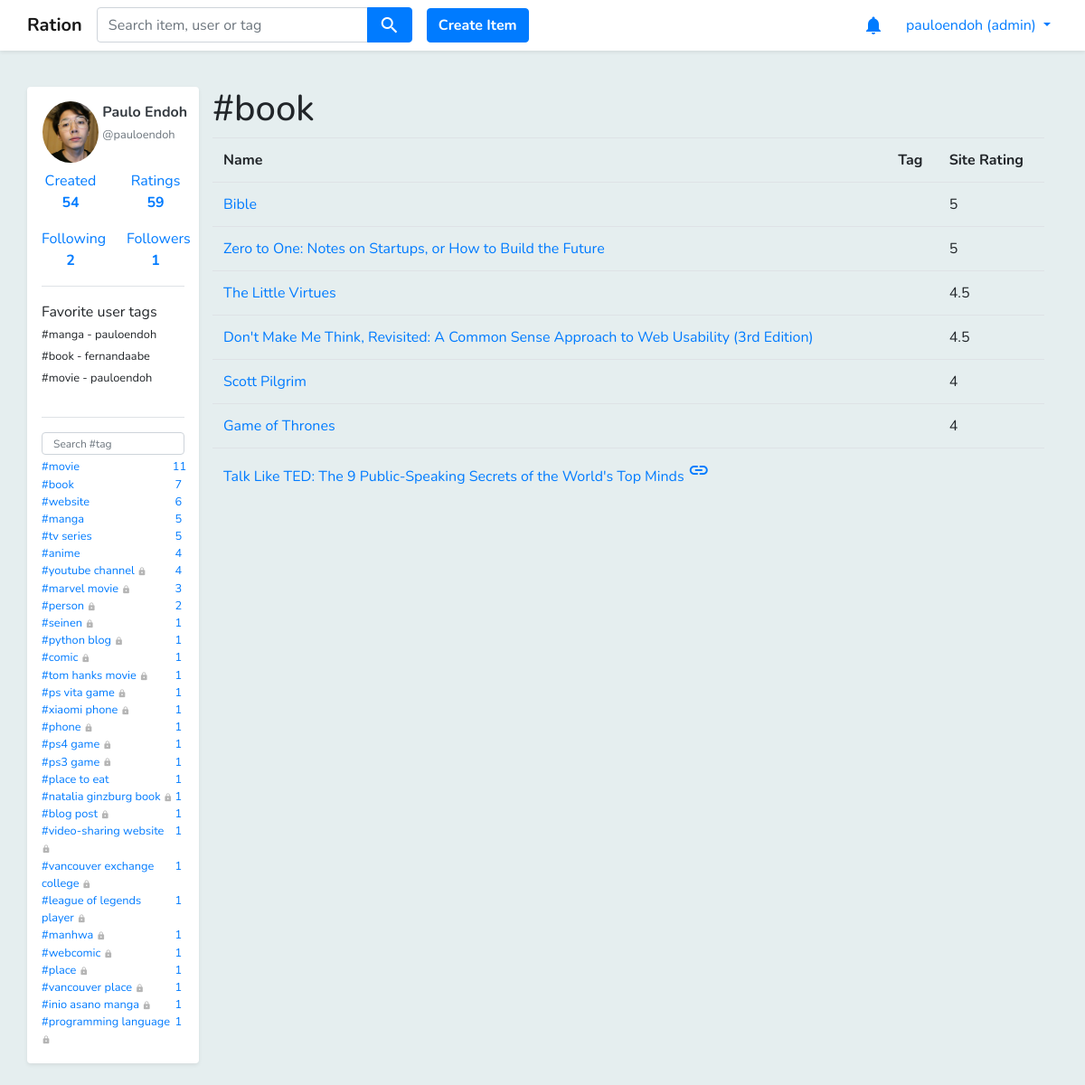
Screenshot of /items?tag=book (signed in) with the database file from the repository.
### core/models.py (models this page shows, shortened)
class Profile(models.Model):
    user = models.OneToOneField(
        User,
        related_name='profile',
        on_delete=models.CASCADE,
        primary_key=True
    )
    fullname = models.CharField(max_length=100)
    picture = models.ImageField(upload_to='profile_pics', blank=True, default="profile_pics/default.png")
    bio = models.TextField(null=True, blank=True)
    location = models.TextField(null=True, blank=True)
    website = models.TextField(null=True, blank=True)

class User_Item(models.Model):
    user = models.ForeignKey(User, related_name='user_items', on_delete=models.CASCADE)
    item = models.ForeignKey(Item, related_name='user_items', on_delete=models.CASCADE)
    rating = models.FloatField(validators=[MinValueValidator(1), MaxValueValidator(5)], null=True, blank=True)
    interest = models.FloatField(validators=[MinValueValidator(1), MaxValueValidator(3)], null=True, blank=True)

class Following(models.Model):
    follower = models.ForeignKey(User, on_delete=models.CASCADE)
    user_tag = models.ForeignKey(User_Tag, on_delete=models.CASCADE)

class User_Tag(models.Model):
    user = models.ForeignKey(User, on_delete=models.CASCADE)
    tag = models.ForeignKey(Tag, on_delete=models.CASCADE)
    item_count = models.IntegerField()
    is_private = models.NullBooleanField()

class Favorite_User_Tag(models.Model):
    user = models.ForeignKey(User, related_name='favorite_user_tags', on_delete=models.CASCADE)
    user_tag = models.ForeignKey(User_Tag, on_delete=models.CASCADE)

class Tag(models.Model):
    name = models.TextField()
    is_official = models.BooleanField(default=0)

class Item(models.Model):
    name = models.CharField(max_length=255)
    description = models.TextField(null=True, blank=True)
    url = models.CharField(max_length=255, null=True, blank=True)
    is_official = models.BooleanField(default=0)
    tags = models.ManyToManyField(Tag, related_name='items', blank=True)
    creator = models.ForeignKey(User, on_delete=models.CASCADE)
    created_at = models.DateTimeField(auto_now_add=True)
    image = models.ImageField(upload_to='item_icons', blank=True, default="item_icons/default.png")
    avg_rating = models.FloatField(null=True)
    avg_interest = models.FloatField(null=True)

### core/views.py (the view)
# urls.py: path('items', views.items, name='items'),
def items(request):
    if request.GET.get('tag'):
        tag_name = request.GET.get('tag')
        tag = get_object_or_404(Tag, name=tag_name)
        items = tag.items.all().order_by('-avg_rating')
    else:
        items = Item.objects.all().order_by('-avg_rating')
    return render(request, 'items.html', {'items': items})

### core/models.py (called while the page is built)
def get_user_tag_list(self):
    user_tag_list = User_Tag.objects.filter(user=self).order_by('-item_count')
    return user_tag_list

def get_followers(self):
    followers = []
    user_tags = User_Tag.objects.filter(user=self)
    for user_tag in user_tags:
        followings = Following.objects.filter(user_tag=user_tag)
        for following in followings:
            in_list = False
            for follower in followers:
                if follower.id == following.follower.id:
                    in_list = True
            if not in_list:
                followers.append(following.follower)
    return followers

def new_notifications_count(self):
    count = 0
    notifications = Notification.objects.filter(user=self)
    for notification in notifications:
        if notification.is_new:
            count += 1
    return count

### core/templatetags/utils.py (called while the page is built)
@register.simple_tag
def get_follower_count_by_user(user):
    followers = user.get_followers()
    return len(followers)

@register.simple_tag
def get_following_count_by_user(user):
    followings = Following.objects.filter(follower=user)
    user_followings = []
    for following in followings:
        inside_list = False
        for user_following in user_followings:
            if following.user_tag.user.id == user_following.id:
                inside_list= True
        if not inside_list:
            user_followings.append(following.user_tag.user)
    return len(user_followings)

@register.simple_tag
def get_created_item_count_by_user(user):
    count = Item.objects.filter(creator=user).count()
    return count

### templates/items.html
{% extends "base.html" %}
{% block content %}
<div class="mt-3 pb-2 container">
    <div class="row">
        {% include 'includes/left_container.html' %}
        <div class="col-10">
            {% if request.GET.tag %}
            <h1>#{{ request.GET.tag }}</h1>
            {% else %}
            <h1>All items</h1>
            {% endif %}
            <table class="table">
                <tr>
                    <th class="align-middle">Name</th>
                    <th class="align-middle">Tag</th>
                    <th class="align-middle">Site Rating</th>
                </tr>
                {% for item in items %}
                <tr>
                    <td class="align-middle">
                        <a href="{% url 'item' item.id %}">{{ item.name }}</a>
                        {% if item.url %}
                        <a href="{{ item.url }}" target="_blank"><i class="material-icons">link</i></a>
                        {% endif %}
                    </td>
                    <td class="align-middle">{{ item.tag }}</td>
                    <td class="align-middle">{{ item.avg_rating|floatformat }}</td>
                </tr>
                {% endfor %}
            </table>
        </div>
    </div>
</div>
{% endblock %}

### templates/base.html (shortened to what this page needs)
{% load staticfiles %}
<!DOCTYPE html>
<html lang="en">
<head>
    <link rel="stylesheet" href="{% static 'styles/bootstrap.css' %}">
    <link rel="stylesheet" href="https://use.fontawesome.com/releases/v5.0.13/css/all.css"
>
    <link rel="stylesheet" href="{% static 'styles/jquery-ui.css' %}" type="text/css" media="all"/>
    <link href="{% static 'styles/main.css' %}" rel="stylesheet">
</head>
<body class="body">
<div class="pt-5"></div>
<div class="pt-2"></div>
<nav class="navbar fixed-top navbar-expand-sm bg-white navbar-light shadow-sm ">
    <div class="container pl-0 pr-0 ">
        <ul class="navbar-nav mr-auto">
            <li class="nav-item ">
                <a class="navbar-brand font-weight-bold" href="{% url 'home' %}">Ration</a>
            </li>
            <li class="nav-item">
                <form method="get" action="{% url 'search' %}">
                    <div class="input-group ui-widget">
                        <input id='search-box' type="text" class="form-control text-italic" name="q"
                               placeholder="Search item, user or tag" required
                               />
                        <div class="input-group-append">
                            <button class="btn btn-primary"><i class="material-icons align-middle">search</i></button>
                        </div>
                    </div>
                </form>
            </li>
            {% if request.user.is_authenticated %}
            <div class="pl-3 align-self-center">
                <a href="{% url 'create_item' %}">
                    <button type="button" class="btn btn-primary rounded font-weight-bold">Create Item</button>
                </a>
            </div>
            {% endif %}
        </ul>
        <ul class="navbar-nav">
            {% if request.user.is_authenticated %}
            <li class="nav-item pr-3">
                <a class="nav-link p-0" href="{% url 'notifications' %}">
                    <i class="material-icons pt-2 text-primary">
                    </i>
                </a>
            </li>
            <li class="nav-item dropdown">
                <a class="nav-link dropdown-toggle text-primary" href="#" id="navbardrop"
                   data-toggle="dropdown">
                    {{ request.user.username }}
                    {% if request.user.is_superuser %}
                    (admin)
                    {% endif %}
                </a>
            </li>
            {% endif %}
        </ul>
    </div>
</nav>
{% block content %}{% endblock %}
</body>
</html>

### templates/includes/left_container.html (shortened to what this page needs)
{% load utils %}
<div class="col-2 pl-0 pr-0">
    {% if request.user.is_authenticated %}
    <div class="bg-white pl-3 pr-3 shadow-sm rounded">
        <div class="pt-3">
            {% if user.is_authenticated %}
            <div class="row">
                <div class="col-5 pl-3 pr-0">
                    <a href="{% url 'user' user.username %}">
                        <img class="rounded-circle w-100" src="/media/{{ user.profile.picture }}"/>
                    </a>
                </div>
                <div class="col-7 pl-1 pr-2">
                    <p>
                        <a href="{% url 'user' user.username %}" class="text-dark no-underline">
                            <b>{{ user.profile.fullname }}</b>
                            <br>
                            <small class="text-muted d-inline">@{{ user.username }}</small>
                        </a>
                    </p>
                </div>
            </div>
            <div class="row">
                <div class="col-6">
                    <div class="align-self-center">
                        <a class="nav-link text-center pl-0 pr-0 {% if '/created' in request.path %}font-weight-bold{% endif %}"
                           href="{% url 'user_created_item_list' user.username %}">Created
                            <br>
                            <b>
                                {%get_created_item_count_by_user user%}
                            </b>
                        </a>
                    </div>
                </div>
                <div class="col-6">
                    <div class="align-self-center">
                        <a class="nav-link text-center pl-0 pr-0  {% if '/ratings' in request.path %}font-weight-bold{% endif %}"
                           href="{% url 'rating_list' user.username %}">Ratings<br><b>{{user.user_items.all|length}}</b>
                        </a>
                    </div>
                </div>
            </div>
            <div class="row">
                <div class="col-6">
                    <div class="align-self-center">
                        <a class="nav-link text-center pl-0 pr-0  {% if '/following' in request.path %}font-weight-bold{% endif %}"
                           href="{% url 'following_list' user.username %}">Following
                            <br>
                            <b> {% get_following_count_by_user user %}</b>
                        </a>
                    </div>
                </div>
                <div class="col-6">
                    <div class="align-self-center">
                        <a class="nav-link text-center pl-0 pr-0  {% if '/followers' in request.path %}font-weight-bold{% endif %}"
                           href="{% url 'follower_list' user.username %}">Followers<br>
                            <b>{% get_follower_count_by_user user %}</b>
                        </a>
                    </div>
                </div>
            </div>
            {% if user == request.user and user.favorite_user_tags.count > 0 %}
            <div class="mt-2 mb-3 container border-top"></div>
            Favorite user tags
            <ul class="no-bullets pl-0 pb-3">
                {% for favorite_user_tag in user.favorite_user_tags.all %}
                <li>
                    <small>
                        #{{ favorite_user_tag.user_tag.tag.name }} -
                        {{ favorite_user_tag.user_tag.user.username }}
                    </small>
                </li>
                {% endfor %}
            </ul>
            {% endif %}
            <div class="mt-2 mb-3 container border-top"></div>
            <ul class="no-bullets pl-0 pb-3">
                <div class="form-group mb-1">
                    <input class="form-control user-tag-filter" type="text" placeholder="Search #tag"/>
                </div>
                {% for user_tag in user.get_user_tag_list %}
                {% if user_tag.user == request.user %}
                <li>
                    <small>
                        <a href="{% url 'rating_list' user.username %}?tag={{ user_tag.tag.name }}">
                            <div class="row no-gutters">
                                <div class="col-11">
                                    #{{ user_tag.tag.name }}
                                    {% if user_tag.is_private %}
                                    <i class="material-icons align-middle" style="font-size: 10px; color: #b5b5b5; ">
                                    </i>
                                    {% endif %}
                                </div>
                                <div class="col-1 text-center">
                                    {{ user_tag.item_count }}
                                </div>
                            </div>
                        </a>
                    </small>
                </li>
                {% endif %}
                {% endfor %}
            </ul>
            {% endif %}
        </div>
    </div>
    {% endif %}
</div>

### static/styles/main.css (style rules this page uses)
.no-underline:link { text-decoration:none; }
#search-box { width:300px; }
.no-bullets { list-style-type: none; }
.body { background-color: #e5eeef; }
.user-tag-filter { height: 25px; font-size: 12px; }

### rows the page displays
Favorite_User_Tag: user_tag.tag.name "manga", user_tag.user.username "pauloendoh"
Favorite_User_Tag: user_tag.tag.name "book", user_tag.user.username "fernandaabe"
Favorite_User_Tag: user_tag.tag.name "movie", user_tag.user.username "pauloendoh"
User_Tag: tag.name "movie", item_count "11"
User_Tag: tag.name "book", item_count "7"
User_Tag: tag.name "website", item_count "6"
User_Tag: tag.name "manga", item_count "5"
User_Tag: tag.name "tv series", item_count "5"
User_Tag: tag.name "anime", item_count "4"
User_Tag: tag.name "youtube channel", is_private True (drawn), item_count "4"
User_Tag: tag.name "marvel movie", is_private True (drawn), item_count "3"
User_Tag: tag.name "person", is_private True (drawn), item_count "2"
User_Tag: tag.name "seinen", is_private True (drawn), item_count "1"
User_Tag: tag.name "python blog", is_private True (drawn), item_count "1"
User_Tag: tag.name "comic", is_private True (drawn), item_count "1"
User_Tag: tag.name "tom hanks movie", is_private True (drawn), item_count "1"
User_Tag: tag.name "ps vita game", is_private True (drawn), item_count "1"
User_Tag: tag.name "xiaomi phone", is_private True (drawn), item_count "1"
User_Tag: tag.name "phone", is_private True (drawn), item_count "1"
User_Tag: tag.name "ps4 game", is_private True (drawn), item_count "1"
User_Tag: tag.name "ps3 game", is_private True (drawn), item_count "1"
User_Tag: tag.name "place to eat", item_count "1"
User_Tag: tag.name "natalia ginzburg book", is_private True (drawn), item_count "1"
User_Tag: tag.name "blog post", is_private True (drawn), item_count "1"
User_Tag: tag.name "video-sharing website", is_private True (drawn), item_count "1"
User_Tag: tag.name "vancouver exchange college", is_private True (drawn), item_count "1"
User_Tag: tag.name "league of legends player", is_private True (drawn), item_count "1"
User_Tag: tag.name "manhwa", is_private True (drawn), item_count "1"
User_Tag: tag.name "webcomic", is_private True (drawn), item_count "1"
User_Tag: tag.name "place", is_private True (drawn), item_count "1"
User_Tag: tag.name "vancouver place", is_private True (drawn), item_count "1"
User_Tag: tag.name "inio asano manga", is_private True (drawn), item_count "1"
User_Tag: tag.name "programming language", is_private True (drawn), item_count "1"
Tag: GET.tag "book"
Item: name "Bible", avg_rating "5"
Item: name "Zero to One: Notes on Startups, or How to Build the Future", avg_rating "5"
Item: name "The Little Virtues", avg_rating "4.5"
Item: name "Don't Make Me Think, Revisited: A Common Sense Approach to Web Usability (3rd Edition)", avg_rating "4.5"
Item: name "Scott Pilgrim", avg_rating "4"
Item: name "Game of Thrones", avg_rating "4"
Item: name "Talk Like TED: The 9 Public-Speaking Secrets of the World's Top Minds"

### other values shown
{{ request.user.username }} "pauloendoh"
{{ user.profile.fullname }} "Paulo Endoh"
{{ user.username }} "pauloendoh"
{{ user.user_items.all|length }} "59"
